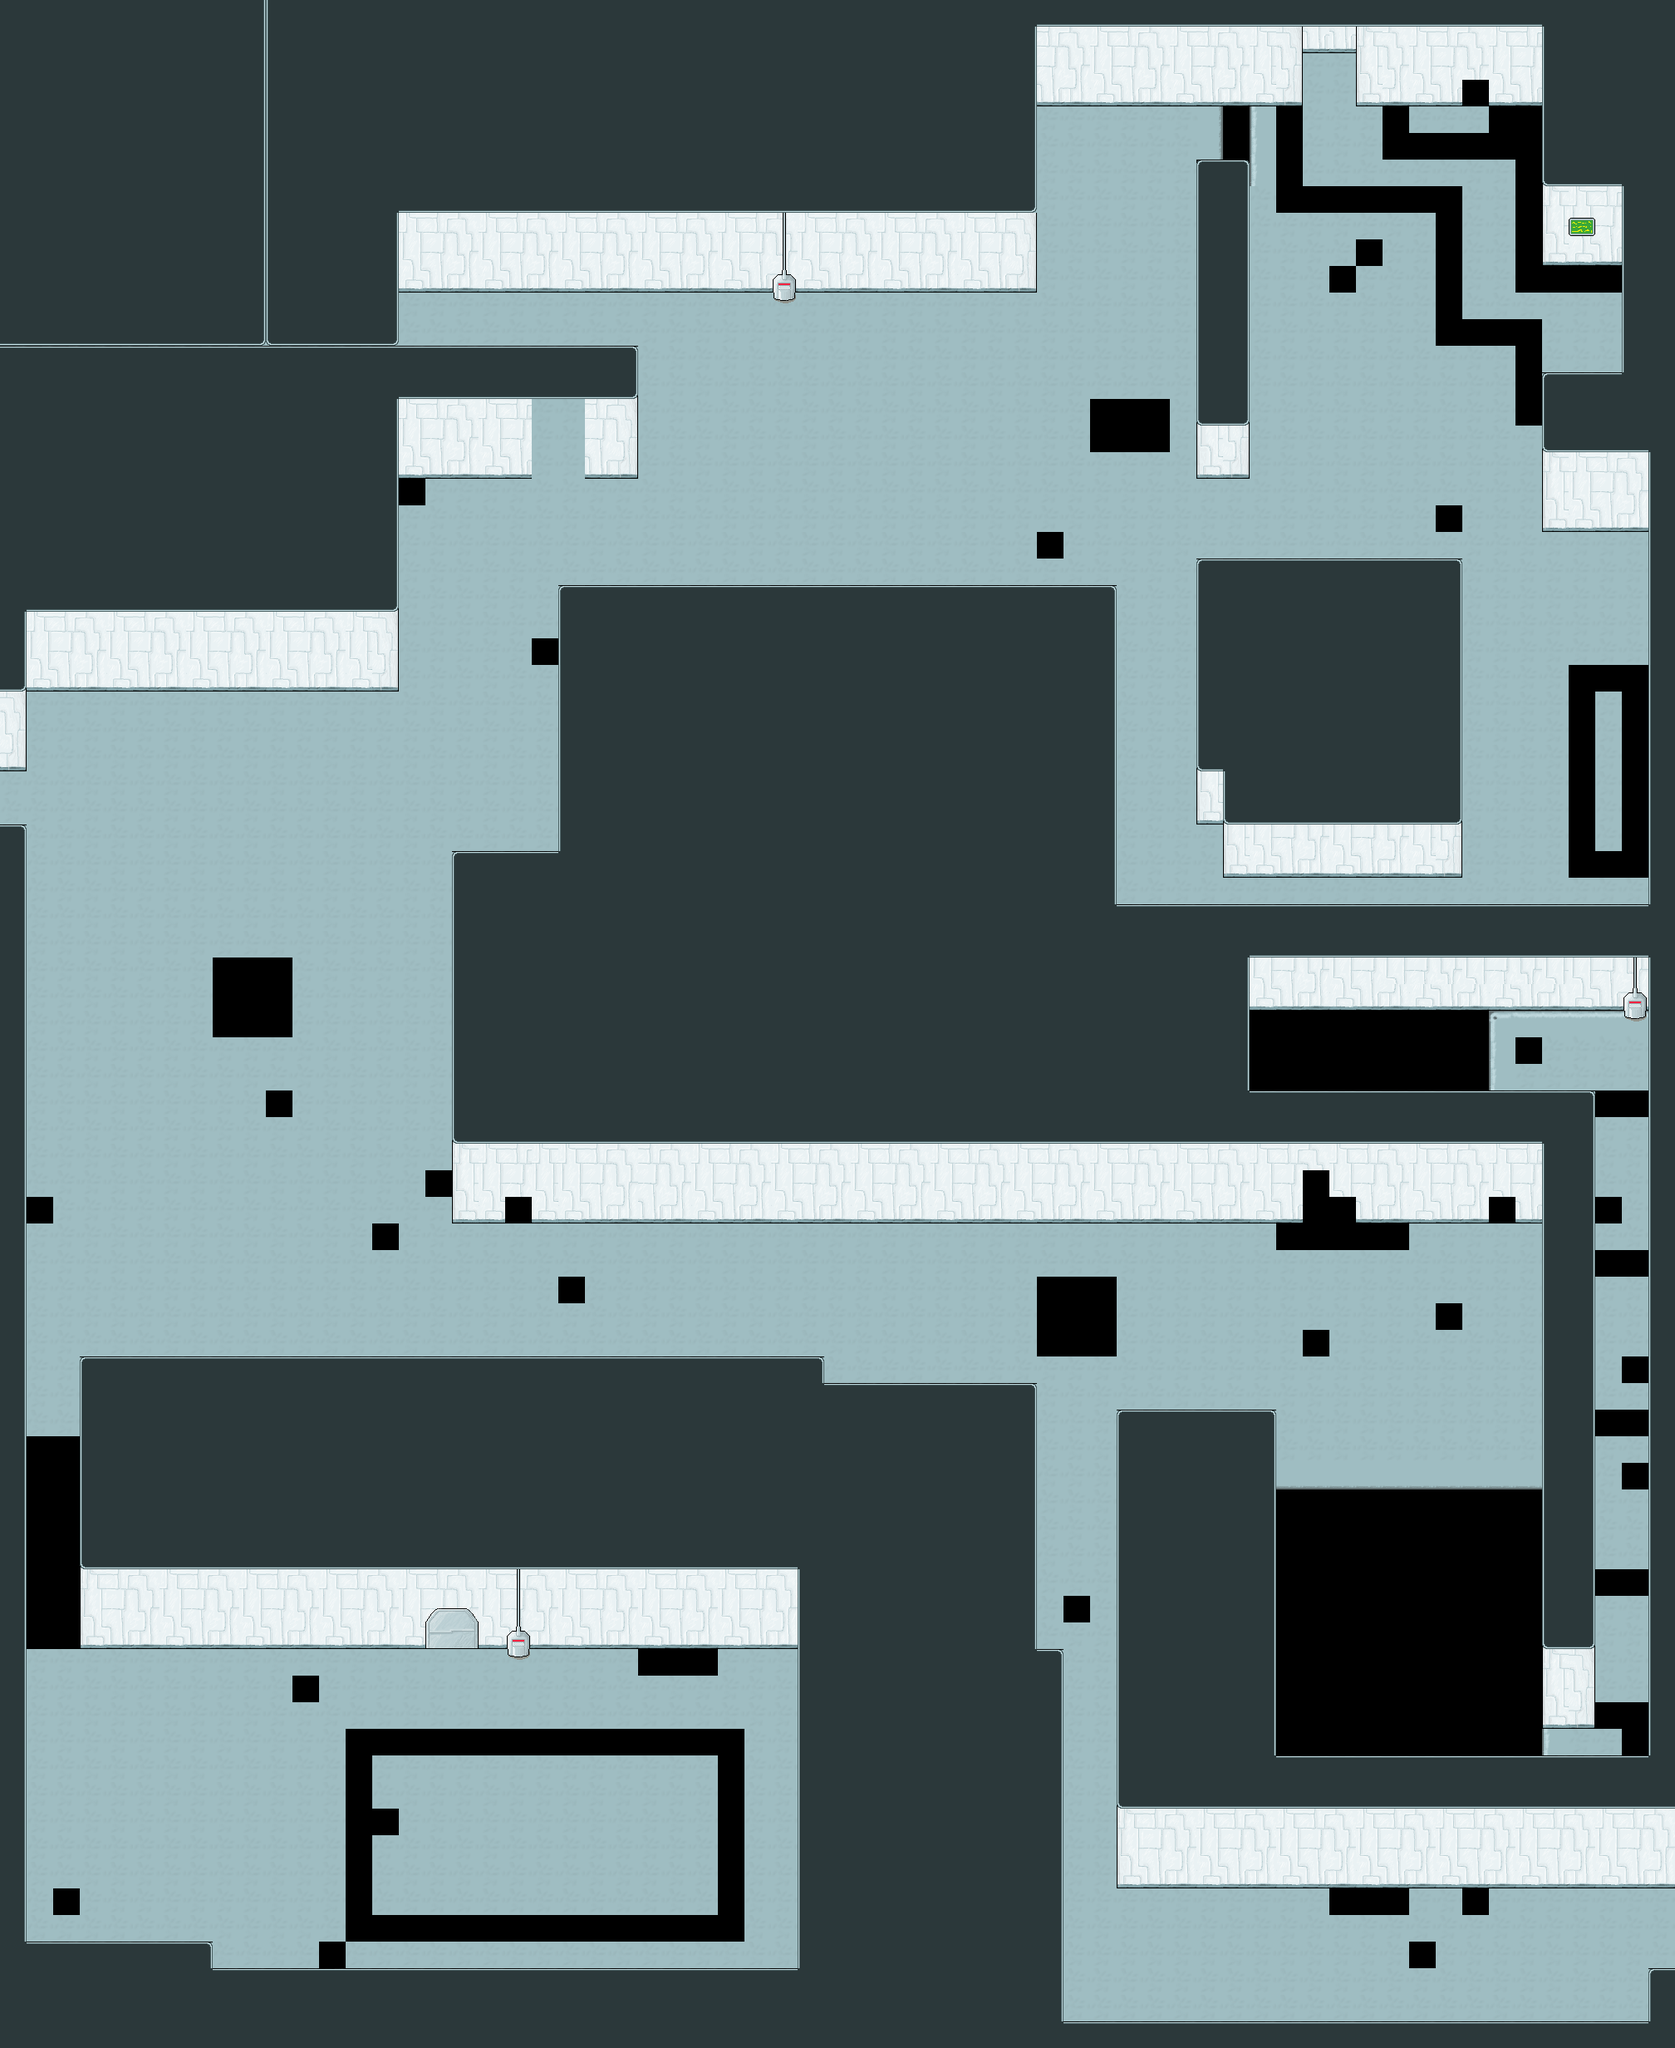

Tiled map render using the project's own tile images. Description and the map definition, with tile-layer contents summarised, below:
An orthogonal 63x77 tile map with 32x32 px tiles, 2 tile layers (Background, Foreground) and 63 objects (18x Penguin, 10x TriggerEnemies, 8x Cannon, 6x PenguinScientist, 2x ExplosiveBarrel, ...).

<map version="1.0" orientation="orthogonal" width="63" height="77" tilewidth="32" tileheight="32">
 <tileset firstgid="1" source="../Metal.tsx" />
 <layer name="Background" width="63" height="77">
  <data>[4851 cells, 4851 non-empty, 55 distinct tile ids]</data>
 </layer>
 <layer name="Foreground" width="63" height="77">
  <data>[4851 cells, 1960 non-empty, 89 distinct tile ids]</data>
 </layer>
 <objectgroup name="Objects" width="63" height="77">
  <object name="ExplosiveBarrel" type="ExplosiveBarrel" x="1422" y="144" />
  <object name="MetalSwitch" type="SwitchMetal" x="1266" y="145">
   <properties>
    <property name="door" value="Door1" />
    <property name="time" value="-1" />
   </properties>
  </object>
  <object name="Door1" type="Cylinders" x="1581" y="115" />
  <object name="Barrel" type="Barrel" x="1595" y="74" />
  <object name="BarrelHole" type="BarrelHole" x="1881" y="379" width="36" height="32">
   <properties>
    <property name="door" value="Door2" />
   </properties>
  </object>
  <object name="Door2" type="Cylinders" x="45" y="1608" />
  <object name="Generator" type="Generator" x="641" y="2205" width="28" height="29">
   <properties>
    <property name="door" value="Door3" />
   </properties>
  </object>
  <object name="Door3" type="ElectricDoor" x="1292" y="1997" />
  <object name="BigAnt" type="BigAnt" x="319" y="410" />
  <object name="Life" type="Life" x="1517" y="1226" />
  <object name="Alarm" type="Alarm" x="1334" y="54" />
  <object name="TriggerWarp" type="TriggerWarp" x="1986" y="2247" width="27" height="147">
   <properties>
    <property name="respawn" value="left" />
    <property name="url" value="Maps/W3M3.json" />
   </properties>
  </object>
  <object name="Alarm" type="Alarm" x="236" y="765" />
  <object name="Penguin" type="PenguinScientist" x="1126" y="409" />
  <object name="Penguin" type="PenguinScientist" x="1045" y="503" />
  <object type="Penguin" x="1358" y="409" />
  <object name="Cannon" type="Cannon" x="1538" y="252" />
  <object type="Penguin" x="1484" y="603" />
  <object type="Penguin" x="1930" y="339">
   <properties>
    <property name="coop" value="" />
   </properties>
  </object>
  <object type="Penguin" x="1929" y="432">
   <properties>
    <property name="coop" value="" />
   </properties>
  </object>
  <object type="Cannon" x="1940" y="741" />
  <object name="Cannon" type="Cannon" x="1693" y="1606" />
  <object type="PenguinScientist" x="1709" y="1534" />
  <object type="PenguinScientist" x="1623" y="1677" />
  <object type="PenguinScientist" x="1730" y="1685">
   <properties>
    <property name="coop" value="" />
   </properties>
  </object>
  <object name="Cannon" type="Cannon" x="1804" y="1543">
   <properties>
    <property name="coop" value="" />
   </properties>
  </object>
  <object name="TriggerMice" type="TriggerEnemies" x="994" y="1475" width="330" height="190">
   <properties>
    <property name="direction" value="6" />
    <property name="location" value="2" />
    <property name="number" value="1" />
    <property name="type" value="mouse" />
   </properties>
  </object>
  <object name="TriggerMice" type="TriggerEnemies" x="994" y="1451" width="331" height="279">
   <properties>
    <property name="direction" value="6" />
    <property name="location" value="2" />
    <property name="number" value="3" />
    <property name="type" value="mouse" />
   </properties>
  </object>
  <object name="TriggerMice" type="TriggerEnemies" x="993" y="1409" width="331" height="241">
   <properties>
    <property name="direction" value="6" />
    <property name="location" value="2" />
    <property name="number" value="3" />
    <property name="type" value="mouse" />
   </properties>
  </object>
  <object type="Cannon" x="59" y="2187" />
  <object name="Penguin" type="Penguin" x="406" y="2048" />
  <object name="Penguin" type="Penguin" x="549" y="2194" />
  <object type="PenguinScientist" x="855" y="2139" />
  <object name="Penguin" type="Penguin" x="397" y="2252" />
  <object type="FlyingCannon" x="521" y="2083" />
  <object name="TriggerMice" type="TriggerEnemies" x="269" y="1987" width="157" height="242">
   <properties>
    <property name="direction" value="7" />
    <property name="location" value="3" />
    <property name="number" value="3" />
    <property name="type" value="mouse" />
   </properties>
  </object>
  <object name="TriggerMice" type="TriggerEnemies" x="1939" y="1332" width="27" height="280">
   <properties>
    <property name="direction" value="4" />
    <property name="location" value="0" />
    <property name="number" value="1" />
    <property name="speed" value="2" />
    <property name="type" value="mouse" />
   </properties>
  </object>
  <object name="TriggerMice" type="TriggerEnemies" x="1953" y="1332" width="29" height="229">
   <properties>
    <property name="direction" value="4" />
    <property name="location" value="0" />
    <property name="number" value="1" />
    <property name="speed" value="2" />
    <property name="type" value="mouse" />
   </properties>
  </object>
  <object type="ExplosiveBarrel" x="1929" y="1623" />
  <object name="TriggerFC" type="TriggerEnemies" x="1385" y="2242" width="330" height="223">
   <properties>
    <property name="direction" value="6" />
    <property name="location" value="2" />
    <property name="number" value="1" />
    <property name="type" value="flyingCannon" />
   </properties>
  </object>
  <object type="Penguin" x="528" y="752" />
  <object type="Penguin" x="612" y="796" width="26" height="26" />
  <object type="Cannon" x="304" y="1357" />
  <object type="Penguin" x="208" y="1204" width="24" height="23" />
  <object type="Penguin" x="373" y="1200" width="24" height="23" />
  <object type="Penguin" x="1816" y="966" />
  <object name="TriggerMice" type="TriggerEnemies" x="1761" y="619" width="202" height="184">
   <properties>
    <property name="direction" value="6" />
    <property name="location" value="2" />
    <property name="number" value="1" />
    <property name="type" value="mouse" />
   </properties>
  </object>
  <object type="Heart" x="172" y="935" />
  <object type="BigEgg" x="1738" y="2281" />
  <object name="Raccoon" type="Raccoon" x="945" y="2001">
   <properties>
    <property name="url" value="World3/raccoonM2" />
   </properties>
  </object>
  <object type="Raccoon" x="1921" y="1057">
   <properties>
    <property name="url" value="World3/raccoonMusic" />
   </properties>
  </object>
  <object type="Penguin" x="904" y="588" width="26" height="26">
   <properties>
    <property name="mode" value="2" />
   </properties>
  </object>
  <object type="Penguin" x="948" y="630" width="26" height="26">
   <properties>
    <property name="mode" value="2" />
   </properties>
  </object>
  <object type="Penguin" x="1623" y="365">
   <properties>
    <property name="mode" value="2" />
   </properties>
  </object>
  <object type="Penguin" x="1592" y="409">
   <properties>
    <property name="mode" value="2" />
   </properties>
  </object>
  <object type="Cannon" x="1378" y="875">
   <properties>
    <property name="mode" value="2" />
   </properties>
  </object>
  <object type="Cannon" x="336" y="1357">
   <properties>
    <property name="mode" value="2" />
   </properties>
  </object>
  <object name="Penguin" type="Penguin" x="447" y="2183">
   <properties>
    <property name="mode" value="2" />
   </properties>
  </object>
  <object name="Penguin" type="Penguin" x="521" y="2116">
   <properties>
    <property name="mode" value="2" />
   </properties>
  </object>
  </objectgroup>
 <objectgroup name="RespawnPoints" width="63" height="77">
  <!-- 2 objects omitted --></objectgroup>
</map>
<!-- 4 of 63 objects omitted -->